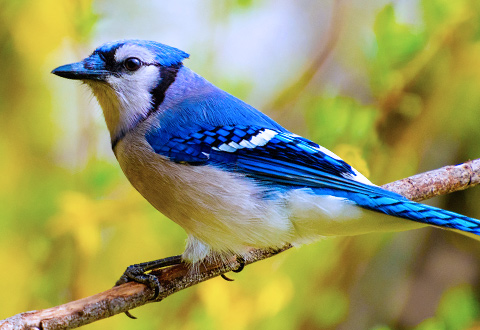
#> input picture CV/OpenCV_basics/bird.jpg, 480 x 330 px
$ jupyter execute main.ipynb
#> lines starting #> are read from the running program, lines starting #| are printed output that depends on the picture; after the words box and inside, x2 and y2 are one past the last pixel; in counts of white or black regions, pixels touching at a corner belong together
[cell 1]
import os

import cv2


# read image
image_path = os.path.join('bird.jpg')

img = cv2.imread(image_path)
#> img is the input picture: shape (330, 480, 3); mean B, G, R 101.1, 151.5, 150.3

[cell 2]
# write image

cv2.imwrite(os.path.join('.', 'data', 'bird_out.jpg'), img)

# visualize image

cv2.imshow('image', img)
cv2.waitKey(0)

[cell 3]
print(img.shape)
#| (330, 480, 3)

cropped_img = img[10:150, 15:240]
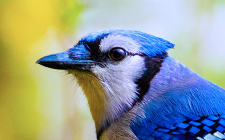
#> cropped_img: shape (140, 225, 3); mean B, G, R 151.8, 157.9, 146.6

cv2.imshow('img', img)
cv2.imshow('cropped_img', cropped_img)
cv2.waitKey(0)

[cell 4]
resized_img = cv2.resize(img, (150, 150))
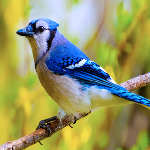
#> resized_img: shape (150, 150, 3); mean B, G, R 101, 151.4, 150.2

print(img.shape)
#| (330, 480, 3)
print(resized_img.shape)
#| (150, 150, 3)

cv2.imshow('img', img)
cv2.imshow('resized_img', resized_img)
cv2.waitKey(0)

[cell 5]
k_size = 7
img_blur = cv2.blur(img, (k_size, k_size))
img_gaussian_blur = cv2.GaussianBlur(img, (k_size, k_size), 5)
img_median_blur = cv2.medianBlur(img, k_size)
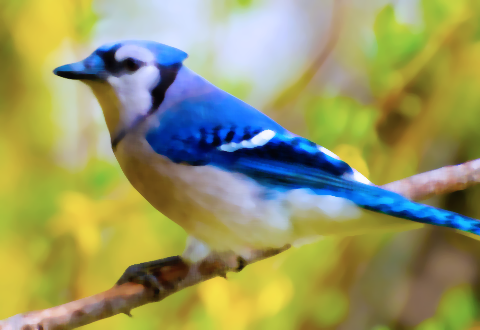
#> img_median_blur: shape (330, 480, 3); mean B, G, R 101.3, 151.6, 150.2

cv2.imshow('img', img)
cv2.imshow('img_blur', img_blur)
cv2.imshow('img_gaussian_blur', img_gaussian_blur)
cv2.imshow('img_median_blur', img_median_blur)
cv2.waitKey(0)

[cell 6]
img_gray = cv2.cvtColor(img, cv2.COLOR_BGR2GRAY)
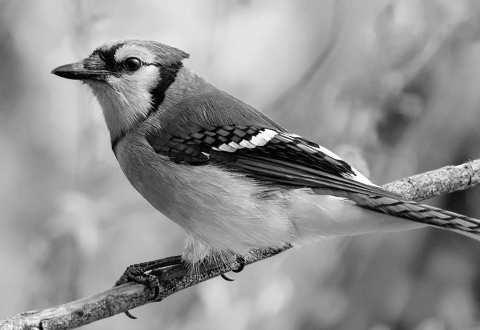
#> img_gray: shape (330, 480); min 0, max 255, mean 145.4
img_rgb = cv2.cvtColor(img, cv2.COLOR_BGR2RGB)
img_hsv = cv2.cvtColor(img, cv2.COLOR_BGR2HSV)
#> img_hsv: shape (330, 480, 3); mean H, S, V 49.4, 141.5, 173.2

cv2.imshow('img', img)
cv2.imshow('img_hsv', img_hsv)
cv2.imshow('img_rgb', img_rgb)
cv2.waitKey(0)

[cell 7]
img_gray = cv2.cvtColor(img, cv2.COLOR_BGR2GRAY)

ret, thresh = cv2.threshold(img_gray, 120, 255, cv2.THRESH_BINARY)
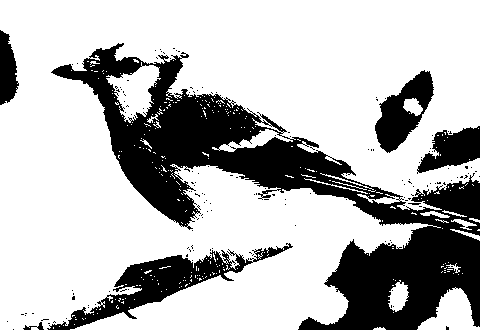
#> thresh: shape (330, 480); 72.4% white; 154 black regions (147 under 20 px), largest, box (x1, y1, x2, y2) and area: (51, 43, 480, 330) 33393, (47, 243, 293, 330) 4803, (375, 70, 434, 153) 2377

cv2.imshow('img', img)
cv2.imshow('thresh', thresh)
cv2.waitKey(0)

[cell 8]
img_gray = cv2.cvtColor(img, cv2.COLOR_BGR2GRAY)

adaptive_thresh = cv2.adaptiveThreshold(img_gray, 255, cv2.ADAPTIVE_THRESH_GAUSSIAN_C, cv2.THRESH_BINARY, 15, 20)
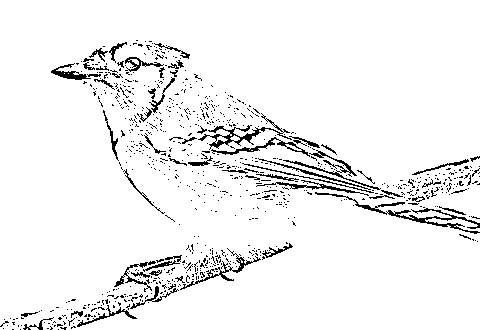
#> adaptive_thresh: shape (330, 480); 94.4% white; black in thin lines or dots, all inside (x1, y1, x2, y2) = (0, 40, 480, 330)
ret, simple_thresh = cv2.threshold(img_gray, 80, 255, cv2.THRESH_BINARY)
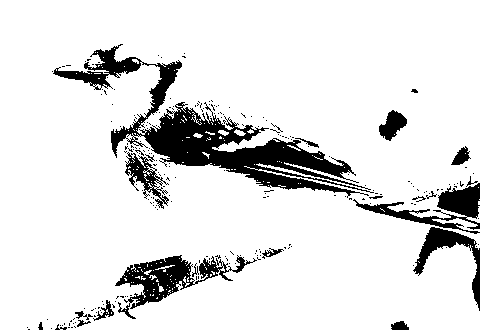
#> simple_thresh: shape (330, 480); 88.3% white; 224 black regions (203 under 20 px), largest, box (x1, y1, x2, y2) and area: (53, 44, 374, 198) 10059, (115, 255, 257, 319) 2569, (353, 183, 480, 234) 1933


cv2.imshow('img', img)
cv2.imshow('adaptive_thresh', adaptive_thresh)
cv2.imshow('simple_thresh', simple_thresh)
cv2.waitKey(0)

[cell 9]
import numpy as np

img_edge = cv2.Canny(img, 100, 200)
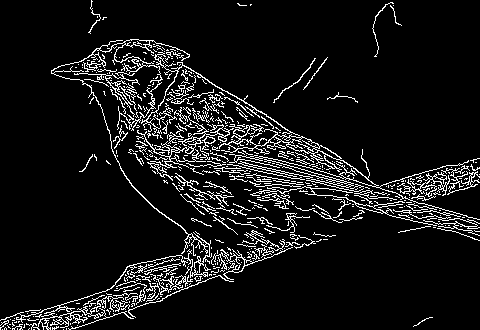
#> img_edge: shape (330, 480); 8.6% white in thin lines or dots

img_edge_d = cv2.dilate(img_edge, np.ones((3, 3), dtype=np.int8))
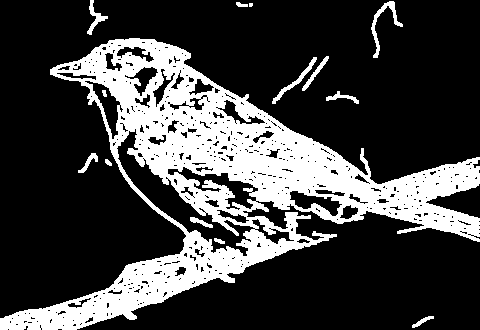
#> img_edge_d: shape (330, 480); 25.5% white; 14 white regions (1 under 20 px), largest, box (x1, y1, x2, y2) and area: (0, 38, 480, 330) 38724, (371, 1, 403, 58) 356, (272, 57, 317, 104) 266

img_edge_e = cv2.erode(img_edge_d, np.ones((3, 3), dtype=np.int8))
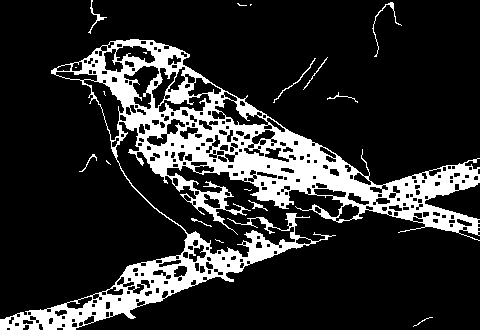
#> img_edge_e: shape (330, 480); 17.3% white; 18 white regions (8 under 20 px), largest, box (x1, y1, x2, y2) and area: (0, 39, 480, 330) 26749, (372, 2, 402, 57) 122, (88, 0, 107, 34) 87

cv2.imshow('img', img)
cv2.imshow('img_edge', img_edge)
cv2.imshow('img_edge_d', img_edge_d)
cv2.imshow('img_edge_e', img_edge_e)
cv2.waitKey(0)
